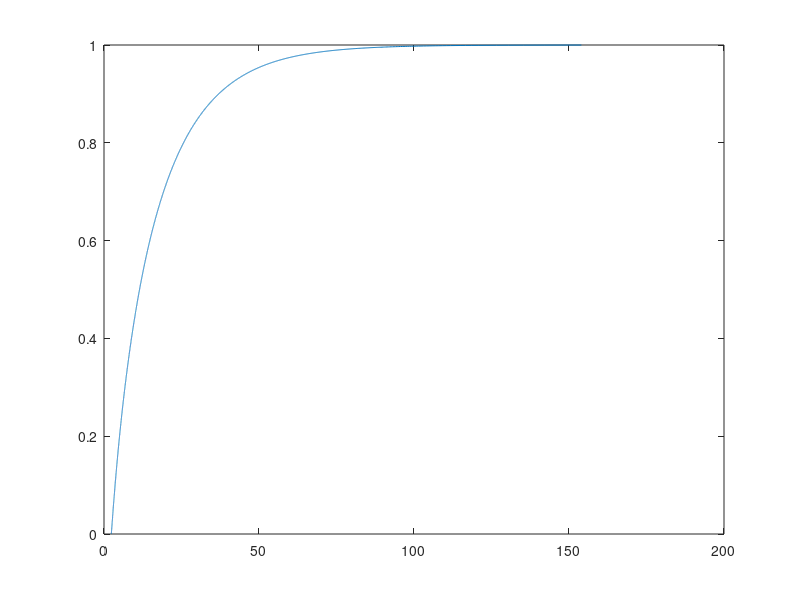

This chart was generated by the following MATLAB code:
U=[0.0:.0001:1.0];
YPQ = -17/10*log(U-1)-17/5*U.^(1/2)+17/5*atanh(U.^(1/2))-17/7*U.^(7/10)-17*U.^(1/10)-17/6*U.^(3/5)-17/4*U.^(2/5)-17/3*U.^(3/10)-17/2*U.^(1/5)-34/5*log(U.^(1/10)-1)+17/10*log(2*U.^(1/5)+U.^(1/10)-5.^(1/2)*U.^(1/10)+2)+17/10*log(2*U.^(1/5)+U.^(1/10)+5.^(1/2)*U.^(1/10)+2)+34/5*log(U.^(1/10)+1)-17/10*log(2*U.^(1/5)-U.^(1/10)-5.^(1/2)*U.^(1/10)+2)-17/10*log(2*U.^(1/5)-U.^(1/10)+5.^(1/2)*U.^(1/10)+2)-34/5*log(U.^(1/5)-1)+17/10*log(2*U.^(2/5)+U.^(1/5)-5.^(1/2)*U.^(1/5)+2)+17/10*log(2*U.^(2/5)+U.^(1/5)+5.^(1/2)*U.^(1/5)+2);
plot(YPQ,U);
